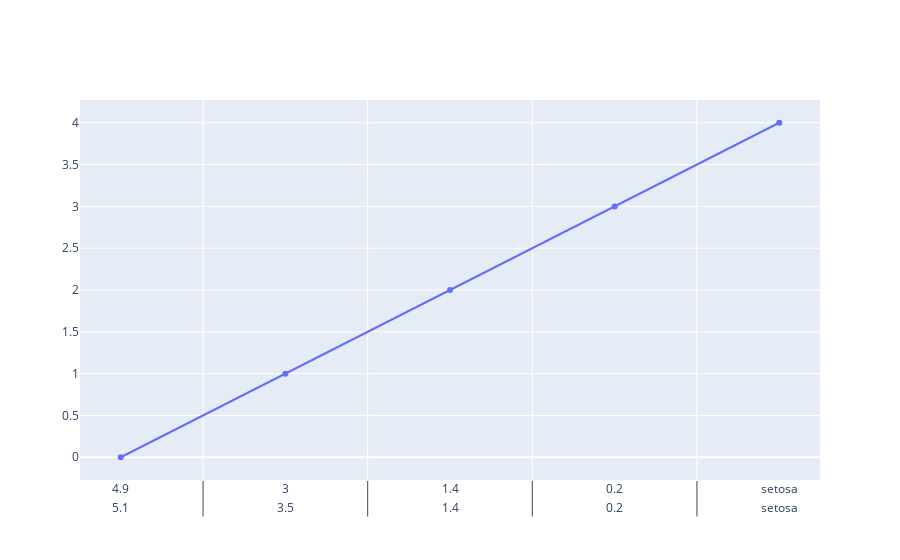

The cell this chart's notebook holds for it:
### Code cell
fig = go.Figure()
fig.add_trace(go.Scatter(x =  iris ))

### Figure 1 — Plotly figure (JSON) as saved in the notebook; plotly's stock layout.template omitted (floating-point values rounded to 4 significant figures; data arrays with more than 128 entries replaced by an {"elided": "..."} marker saying what was removed)
{"data": [{"type": "scatter", "x": {"elided": "150x5 mixed values"}}], "layout": {"autosize": true, "xaxis": {"autorange": true, "range": [-0.247, 4.247], "type": "multicategory"}, "yaxis": {"autorange": true, "range": [-0.3301, 4.33]}}}
